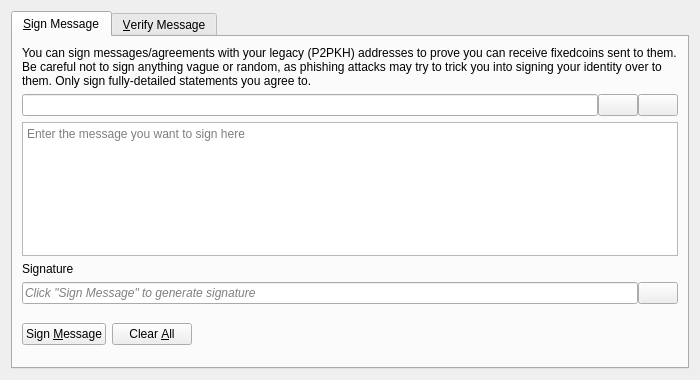
<?xml version="1.0" encoding="UTF-8"?>
<ui version="4.0">
 <class>SignVerifyMessageDialog</class>
 <widget class="QDialog" name="SignVerifyMessageDialog">
  <property name="geometry">
   <rect>
    <x>0</x>
    <y>0</y>
    <width>700</width>
    <height>380</height>
   </rect>
  </property>
  <property name="windowTitle">
   <string>Signatures - Sign / Verify a Message</string>
  </property>
  <property name="modal">
   <bool>true</bool>
  </property>
  <layout class="QVBoxLayout" name="verticalLayout">
   <item>
    <widget class="QTabWidget" name="tabWidget">
     <property name="currentIndex">
      <number>0</number>
     </property>
     <widget class="QWidget" name="tabSignMessage">
      <attribute name="title">
       <string>&amp;Sign Message</string>
      </attribute>
      <layout class="QVBoxLayout" name="verticalLayout_SM">
       <item>
        <widget class="QLabel" name="infoLabel_SM">
         <property name="text">
          <string>You can sign messages/agreements with your legacy (P2PKH) addresses to prove you can receive fixedcoins sent to them. Be careful not to sign anything vague or random, as phishing attacks may try to trick you into signing your identity over to them. Only sign fully-detailed statements you agree to.</string>
         </property>
         <property name="textFormat">
          <enum>Qt::PlainText</enum>
         </property>
         <property name="wordWrap">
          <bool>true</bool>
         </property>
        </widget>
       </item>
       <item>
        <layout class="QHBoxLayout" name="horizontalLayout_1_SM">
         <property name="spacing">
          <number>0</number>
         </property>
         <item>
          <widget class="QValidatedLineEdit" name="addressIn_SM">
           <property name="toolTip">
            <string>The FixedCoin address to sign the message with</string>
           </property>
          </widget>
         </item>
         <item>
          <widget class="QPushButton" name="addressBookButton_SM">
           <property name="toolTip">
            <string>Choose previously used address</string>
           </property>
           <property name="text">
            <string/>
           </property>
           <property name="icon">
            <iconset resource="../fixedcoin.qrc">
             <normaloff>:/icons/address-book</normaloff>:/icons/address-book</iconset>
           </property>
           <property name="shortcut">
            <string>Alt+A</string>
           </property>
           <property name="autoDefault">
            <bool>false</bool>
           </property>
          </widget>
         </item>
         <item>
          <widget class="QPushButton" name="pasteButton_SM">
           <property name="toolTip">
            <string>Paste address from clipboard</string>
           </property>
           <property name="text">
            <string/>
           </property>
           <property name="icon">
            <iconset resource="../fixedcoin.qrc">
             <normaloff>:/icons/editpaste</normaloff>:/icons/editpaste</iconset>
           </property>
           <property name="shortcut">
            <string>Alt+P</string>
           </property>
           <property name="autoDefault">
            <bool>false</bool>
           </property>
          </widget>
         </item>
        </layout>
       </item>
       <item>
        <widget class="QPlainTextEdit" name="messageIn_SM">
         <property name="toolTip">
          <string>Enter the message you want to sign here</string>
         </property>
         <property name="placeholderText">
          <string>Enter the message you want to sign here</string>
         </property>
        </widget>
       </item>
       <item>
        <widget class="QLabel" name="signatureLabel_SM">
         <property name="text">
          <string>Signature</string>
         </property>
         <property name="textFormat">
          <enum>Qt::PlainText</enum>
         </property>
        </widget>
       </item>
       <item>
        <layout class="QHBoxLayout" name="horizontalLayout_2_SM">
         <property name="spacing">
          <number>0</number>
         </property>
         <item>
          <widget class="QLineEdit" name="signatureOut_SM">
           <property name="placeholderText">
            <string>Click "Sign Message" to generate signature</string>
           </property>
           <property name="font">
            <font>
             <italic>true</italic>
            </font>
           </property>
           <property name="readOnly">
            <bool>true</bool>
           </property>
          </widget>
         </item>
         <item>
          <widget class="QPushButton" name="copySignatureButton_SM">
           <property name="toolTip">
            <string>Copy the current signature to the system clipboard</string>
           </property>
           <property name="text">
            <string/>
           </property>
           <property name="icon">
            <iconset resource="../fixedcoin.qrc">
             <normaloff>:/icons/editcopy</normaloff>:/icons/editcopy</iconset>
           </property>
           <property name="autoDefault">
            <bool>false</bool>
           </property>
          </widget>
         </item>
        </layout>
       </item>
       <item>
        <layout class="QHBoxLayout" name="horizontalLayout_3_SM">
         <item>
          <widget class="QPushButton" name="signMessageButton_SM">
           <property name="toolTip">
            <string>Sign the message to prove you own this FixedCoin address</string>
           </property>
           <property name="text">
            <string>Sign &amp;Message</string>
           </property>
           <property name="icon">
            <iconset resource="../fixedcoin.qrc">
             <normaloff>:/icons/edit</normaloff>:/icons/edit</iconset>
           </property>
           <property name="autoDefault">
            <bool>false</bool>
           </property>
          </widget>
         </item>
         <item>
          <widget class="QPushButton" name="clearButton_SM">
           <property name="toolTip">
            <string>Reset all sign message fields</string>
           </property>
           <property name="text">
            <string>Clear &amp;All</string>
           </property>
           <property name="icon">
            <iconset resource="../fixedcoin.qrc">
             <normaloff>:/icons/remove</normaloff>:/icons/remove</iconset>
           </property>
           <property name="autoDefault">
            <bool>false</bool>
           </property>
          </widget>
         </item>
         <item>
          <spacer name="horizontalSpacer_1_SM">
           <property name="orientation">
            <enum>Qt::Horizontal</enum>
           </property>
           <property name="sizeHint" stdset="0">
            <size>
             <width>40</width>
             <height>48</height>
            </size>
           </property>
          </spacer>
         </item>
         <item>
          <widget class="QLabel" name="statusLabel_SM">
           <property name="font">
            <font>
             <weight>75</weight>
             <bold>true</bold>
            </font>
           </property>
           <property name="text">
            <string/>
           </property>
           <property name="wordWrap">
            <bool>true</bool>
           </property>
          </widget>
         </item>
         <item>
          <spacer name="horizontalSpacer_2_SM">
           <property name="orientation">
            <enum>Qt::Horizontal</enum>
           </property>
           <property name="sizeHint" stdset="0">
            <size>
             <width>40</width>
             <height>48</height>
            </size>
           </property>
          </spacer>
         </item>
        </layout>
       </item>
      </layout>
     </widget>
     <widget class="QWidget" name="tabVerifyMessage">
      <attribute name="title">
       <string>&amp;Verify Message</string>
      </attribute>
      <layout class="QVBoxLayout" name="verticalLayout_VM">
       <item>
        <widget class="QLabel" name="infoLabel_VM">
         <property name="text">
          <string>Enter the receiver's address, message (ensure you copy line breaks, spaces, tabs, etc. exactly) and signature below to verify the message. Be careful not to read more into the signature than what is in the signed message itself, to avoid being tricked by a man-in-the-middle attack. Note that this only proves the signing party receives with the address, it cannot prove sendership of any transaction!</string>
         </property>
         <property name="textFormat">
          <enum>Qt::PlainText</enum>
         </property>
         <property name="alignment">
          <set>Qt::AlignLeading|Qt::AlignLeft|Qt::AlignTop</set>
         </property>
         <property name="wordWrap">
          <bool>true</bool>
         </property>
        </widget>
       </item>
       <item>
        <layout class="QHBoxLayout" name="horizontalLayout_1_VM">
         <property name="spacing">
          <number>0</number>
         </property>
         <item>
          <widget class="QValidatedLineEdit" name="addressIn_VM">
           <property name="toolTip">
            <string>The FixedCoin address the message was signed with</string>
           </property>
          </widget>
         </item>
         <item>
          <widget class="QPushButton" name="addressBookButton_VM">
           <property name="toolTip">
            <string>Choose previously used address</string>
           </property>
           <property name="text">
            <string/>
           </property>
           <property name="icon">
            <iconset resource="../fixedcoin.qrc">
             <normaloff>:/icons/address-book</normaloff>:/icons/address-book</iconset>
           </property>
           <property name="shortcut">
            <string>Alt+A</string>
           </property>
           <property name="autoDefault">
            <bool>false</bool>
           </property>
          </widget>
         </item>
        </layout>
       </item>
       <item>
        <widget class="QPlainTextEdit" name="messageIn_VM">
          <property name="toolTip">
            <string>The signed message to verify</string>
          </property>
          <property name="placeholderText">
            <string>The signed message to verify</string>
          </property>
        </widget>
       </item>
       <item>
        <widget class="QValidatedLineEdit" name="signatureIn_VM">
          <property name="toolTip">
            <string>The signature given when the message was signed</string>
          </property>
          <property name="placeholderText">
            <string>The signature given when the message was signed</string>
          </property>
        </widget>
       </item>
       <item>
        <layout class="QHBoxLayout" name="horizontalLayout_2_VM">
         <item>
          <widget class="QPushButton" name="verifyMessageButton_VM">
           <property name="toolTip">
            <string>Verify the message to ensure it was signed with the specified FixedCoin address</string>
           </property>
           <property name="text">
            <string>Verify &amp;Message</string>
           </property>
           <property name="icon">
            <iconset resource="../fixedcoin.qrc">
             <normaloff>:/icons/transaction_0</normaloff>:/icons/transaction_0</iconset>
           </property>
           <property name="autoDefault">
            <bool>false</bool>
           </property>
          </widget>
         </item>
         <item>
          <widget class="QPushButton" name="clearButton_VM">
           <property name="toolTip">
            <string>Reset all verify message fields</string>
           </property>
           <property name="text">
            <string>Clear &amp;All</string>
           </property>
           <property name="icon">
            <iconset resource="../fixedcoin.qrc">
             <normaloff>:/icons/remove</normaloff>:/icons/remove</iconset>
           </property>
           <property name="autoDefault">
            <bool>false</bool>
           </property>
          </widget>
         </item>
         <item>
          <spacer name="horizontalSpacer_1_VM">
           <property name="orientation">
            <enum>Qt::Horizontal</enum>
           </property>
           <property name="sizeHint" stdset="0">
            <size>
             <width>40</width>
             <height>48</height>
            </size>
           </property>
          </spacer>
         </item>
         <item>
          <widget class="QLabel" name="statusLabel_VM">
           <property name="font">
            <font>
             <weight>75</weight>
             <bold>true</bold>
            </font>
           </property>
           <property name="text">
            <string/>
           </property>
           <property name="wordWrap">
            <bool>true</bool>
           </property>
          </widget>
         </item>
         <item>
          <spacer name="horizontalSpacer_2_VM">
           <property name="orientation">
            <enum>Qt::Horizontal</enum>
           </property>
           <property name="sizeHint" stdset="0">
            <size>
             <width>40</width>
             <height>48</height>
            </size>
           </property>
          </spacer>
         </item>
        </layout>
       </item>
      </layout>
     </widget>
    </widget>
   </item>
  </layout>
 </widget>
 <customwidgets>
  <customwidget>
   <class>QValidatedLineEdit</class>
   <extends>QLineEdit</extends>
   <header>qt/qvalidatedlineedit.h</header>
  </customwidget>
 </customwidgets>
 <resources>
  <include location="../fixedcoin.qrc"/>
 </resources>
 <connections/>
</ui>
